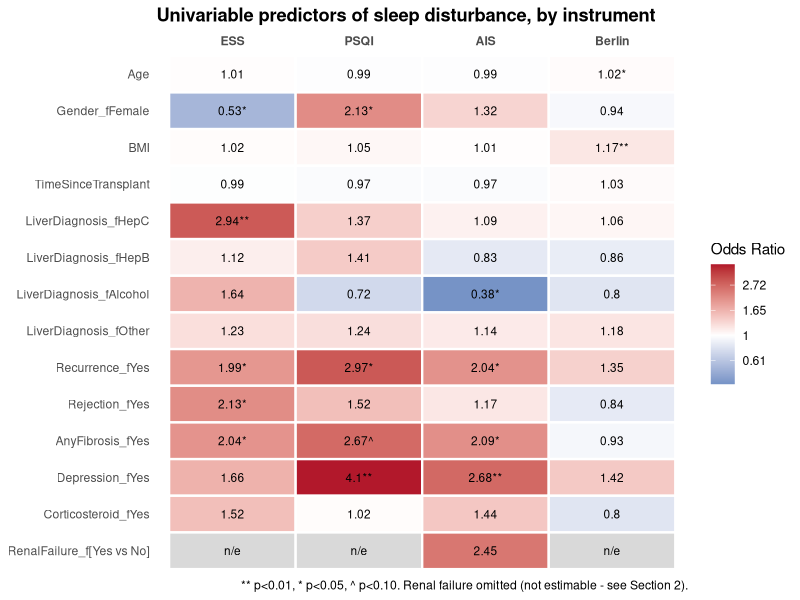

The R script that drew this image: (Note: this script raises an error after producing the figure.)
## BTC1859 - Team 1
# Predictors of Sleep Disturbance (logistic regression)

# Own:
#   univariable predictor analyses;
# logistic regression;
# adjusted models;
# odds ratios and 95% CI;
# model diagnostics;
# predictor table/forest plot;
# corresponding Methods + Results.
# Also investigate odd issues such as renal failure having only four cases.
# Presentation: Which patients are most likely to have sleep disturbance?
#   


# Installing packages
if (!require("ggplot2")) install.packages("ggplot2")
library(ggplot2)

if (!require("car")) install.packages("car")
rm(list=ls())
library(car)
# ---------------------------------------------------------------
# 0. LOAD DATA
# ---------------------------------------------------------------

df <- read.csv("project_data_cleaned.csv")

# Recode factors with meaningful labels (per data dictionary)
df$Gender_f          <- factor(df$Gender, levels=c(1,2), 
                               labels=c("Male","Female"))
df$LiverDiagnosis_f  <- factor(df$LiverDiagnosis, levels=c(1,2,3,4,5),
                               labels=c("HepC","HepB","PSC_PBC_AHA","Alcohol","Other"))
df$LiverDiagnosis_f  <- relevel(df$LiverDiagnosis_f, ref="PSC_PBC_AHA")  # largest group as reference

df$Recurrence_f      <- factor(df$Recurrence,     levels=c(0,1), 
                               labels=c("No","Yes"))
df$Rejection_f       <- factor(df$Rejection,      levels=c(0,1), 
                               labels=c("No","Yes"))
df$AnyFibrosis_f     <- factor(df$AnyFibrosis,    levels=c(0,1), 
                               labels=c("No","Yes"))
df$RenalFailure_f    <- factor(df$RenalFailure,   levels=c(0,1), 
                               labels=c("No","Yes"))
df$Depression_f      <- factor(df$Depression,     levels=c(0,1), 
                               labels=c("No","Yes"))
df$Corticosteroid_f  <- factor(df$Corticosteroid, levels=c(0,1), 
                               labels=c("No","Yes"))

# The four binary sleep disturbance outcomes (done during cleaning)
# ESS_binary   : ESS > 10   (excessive daytime sleepiness)
# PSQI_binary  : PSQI > 4   (poor sleep quality)
# AIS_binary   : AIS > 5    (insomnia)
# Berlin_binary: Berlin scale 

# ---------------------------------------------------------------
# 1. PREVALENCE OF SLEEP DISTURBANCE
# ---------------------------------------------------------------

prevalence <- function(x) {
  n_valid <- sum(!is.na(x))
  n_pos   <- sum(x, na.rm=TRUE)
  c(n_valid=n_valid, n_positive=n_pos, 
    prevalence_pct=round(100*n_pos/n_valid,1))
}

sapply(df[,c("ESS_binary","PSQI_binary","AIS_binary","Berlin_binary")], 
       prevalence)

# NOTE: PSQI has substantially more missing data (~32%) than the other three
# instruments (~2-6%). This should be flagged as a limitation - any PSQI-based
# model runs on a smaller and possibly non-random subsample.

# ---------------------------------------------------------------
# 2. THE RENAL FAILURE ISSUE (only 4/268 patients)
# ---------------------------------------------------------------

for (out in c("ESS_binary","PSQI_binary","AIS_binary","Berlin_binary")) {
  cat("\n---", out, "vs RenalFailure ---\n")
  tab <- table(df$RenalFailure_f, df[[out]])
  print(tab)
  print(fisher.test(tab))
}

# All four Fisher's exact tests are non-significant (p = 0.16-0.63).
# Including RenalFailure as a predictor in the logistic models causes
# (quasi-)complete separation for ESS, PSQI, and Berlin (all 4 renal-failure
# patients fall in a single outcome category for those three measures) -
# glm() will throw "fitted probabilities numerically 0 or 1 occurred" and
# produce a degenerate OR/CI. RenalFailure is therefore EXCLUDED from the
# multivariable models below and reported descriptively only. Suggested
# write-up language:
# "Renal failure showed no significant association with any sleep
# disturbance measure (Fisher's exact p = 0.16-0.63); however, with only
# 4 renal-failure patients in the sample, these estimates are too
# imprecise to draw firm conclusions."

# ---------------------------------------------------------------
# 3. UNIVARIABLE ANALYSES
# ---------------------------------------------------------------
# Screen each predictor individually against each outcome.
# Candidates: Age, Gender, BMI, TimeSinceTransplant, LiverDiagnosis,
# Recurrence, Rejection, AnyFibrosis, Depression, Corticosteroid
# (RenalFailure handled separately above via Fisher's exact test)

outcomes <- c("ESS_binary","PSQI_binary","AIS_binary","Berlin_binary")
predictors <- c("Age","Gender_f","BMI","TimeSinceTransplant","LiverDiagnosis_f",
                "Recurrence_f","Rejection_f","AnyFibrosis_f","Depression_f","Corticosteroid_f")

# Collect every predictor row (across all models) into one tidy data frame,
# used both for the printed table and the heatmap below
univariable_results <- data.frame()
for (out in outcomes) {
  for (pred in predictors) {
    f <- as.formula(paste(out, "~", pred))
    m <- glm(f, data=df, family=binomial)
    co <- summary(m)$coefficients
    ci <- confint(m)
    rows <- data.frame(
      outcome = out,
      term    = rownames(co)[-1],
      OR      = exp(co[-1, 1]),
      CI_low  = exp(ci[-1, 1]),
      CI_high = exp(ci[-1, 2]),
      p_value = co[-1, 4],
      row.names = NULL
    )
    cat("\n===", out, "~", pred, "===\n")
    print(round(cbind(OR=rows$OR, CI_low=rows$CI_low, CI_high=rows$CI_high, p=rows$p_value), 3))
    univariable_results <- rbind(univariable_results, rows)
  }
}

write.csv(univariable_results, "univariable_OR_CI_p_table.csv", row.names = FALSE)

# See project notes / report Table 1 for the compiled OR/CI/p summary table
# across all predictors and all four outcomes.

# ---------------------------------------------------------------
# 3b. HEATMAP OF UNIVARIABLE ORs (ggplot2)
# ---------------------------------------------------------------
# Compact alternative view of the same univariable_results table: predictors
# as rows, outcomes as columns, cell color = OR (log scale, diverging around
# OR=1), cell label = OR value with significance stars.

heat_data <- univariable_results
heat_data$sig_label <- with(heat_data,
                            paste0(round(OR, 2),
                                   ifelse(p_value < 0.01, "**",
                                          ifelse(p_value < 0.05, "*",
                                                 ifelse(p_value < 0.10, "^", "")))))

# Add RenalFailure back in for visual completeness. It was excluded from the
# univariable loop above because 3 of 4 outcomes hit complete separation
# (see Section 2); only AIS produced an estimable OR. The "not estimable"
# cells are shown as blank/grey tiles with an "n/e" label instead of a number.
renal_rows <- data.frame(
  outcome = c("ESS_binary","PSQI_binary","AIS_binary","Berlin_binary"),
  term    = "RenalFailure_f[Yes vs No]",
  OR      = c(NA, NA, 2.45, NA),
  CI_low  = NA, CI_high = NA,
  p_value = c(NA, NA, 0.440, NA),
  sig_label = c("n/e", "n/e", "2.45", "n/e")
)
heat_data <- rbind(heat_data, renal_rows)

heat_data$outcome <- factor(heat_data$outcome,
                            levels = c("ESS_binary","PSQI_binary","AIS_binary","Berlin_binary"),
                            labels = c("ESS","PSQI","AIS","Berlin"))
# keep predictors in a sensible reading order (reverse for top-to-bottom display)
heat_data$term <- factor(heat_data$term, levels = rev(unique(heat_data$term)))

ggplot(heat_data, aes(x = outcome, y = term, fill = log(OR))) +
  geom_tile(color = "white", linewidth = 0.8) +
  geom_text(aes(label = sig_label), size = 3) +
  scale_fill_gradient2(low = "#2166AC", mid = "white", high = "#B2182B", midpoint = 0,
                       na.value = "#D9D9D9",
                       name = "Odds Ratio", labels = function(x) round(exp(x), 2)) +
  scale_x_discrete(position = "top") +
  labs(x = NULL, y = NULL,
       title = "Univariable predictors of sleep disturbance, by instrument",
       caption = "** p<0.01, * p<0.05, ^ p<0.10. Renal failure omitted (not estimable - see Section 2).") +
  theme_minimal(base_size = 11) +
  theme(panel.grid = element_blank(),
        axis.text.x = element_text(face = "bold"),
        plot.title = element_text(face = "bold"))

ggsave("univariable_heatmap.png", width = 8, height = 9.5, dpi = 300)

# ---------------------------------------------------------------
# 4. MULTIVARIABLE MODELS
# ---------------------------------------------------------------
# Predictor sets were chosen by: (a) univariable screening at p<0.20, then
# (b) trimming to respect the rule-of-thumb sample size restriction
# (p < m/15, where m = size of the smaller outcome class.
# RenalFailure excluded from all four models (see Section 2).

## --- Model 1: ESS ---
# m/15 budget ~4 predictors (m=67, smaller class among n=251)
# LiverDiagnosis collapsed to Hep C vs Other (1 df instead of 4) to fit budget,
# since only the Hep C level was significant univariably.
df$LiverDx_HepC <- factor(ifelse(df$LiverDiagnosis==1,"HepC","Other"))

ess_model <- glm(ESS_binary ~ Gender_f + LiverDx_HepC + 
                   Recurrence_f + Rejection_f,
                 data=df, family=binomial)
summary(ess_model)
round(cbind(OR=exp(coef(ess_model)), exp(confint(ess_model))), 3)
vif(ess_model)

# Compare against the larger "fully screened" model (all p<0.20 predictors,
# before budget trimming) to justify the simpler model:
ess_full <- glm(ESS_binary ~ Gender_f + LiverDiagnosis_f + Recurrence_f + Rejection_f +
                  AnyFibrosis_f + Depression_f + Corticosteroid_f,
                data=df, family=binomial)
anova(ess_model, ess_full, test="Chisq")   # non-significant -> simpler model preferred

## --- Model 2: PSQI ---
# m/15 budget ~4 predictors (m=66, smaller class among n=183)
psqi_model <- glm(PSQI_binary ~ Gender_f + Recurrence_f + AnyFibrosis_f + Depression_f,
                  data=df, family=binomial)
summary(psqi_model)
round(cbind(OR=exp(coef(psqi_model)), exp(confint(psqi_model))), 3)
vif(psqi_model)

psqi_full <- glm(PSQI_binary ~ Gender_f + Recurrence_f + AnyFibrosis_f + Depression_f + BMI,
                 data=df, family=binomial)
anova(psqi_model, psqi_full, test="Chisq")  # BMI does not improve fit significantly

## --- Model 3: AIS ---
# m/15 budget ~7-8 predictors (m=117, smaller class among n=262)
ais_model <- glm(AIS_binary ~ LiverDiagnosis_f + Recurrence_f + AnyFibrosis_f + Depression_f,
                 data=df, family=binomial)
summary(ais_model)
round(cbind(OR=exp(coef(ais_model)), exp(confint(ais_model))), 3)
vif(ais_model)

ais_full <- glm(AIS_binary ~ LiverDiagnosis_f + Recurrence_f + AnyFibrosis_f + Depression_f +
                  Corticosteroid_f, data=df, family=binomial)
anova(ais_model, ais_full, test="Chisq")   # Corticosteroid does not improve fit significantly

## --- Model 4: Berlin ---
# m/15 budget ~6-7 predictors (m=102, smaller class among n=262); well under budget
berlin_model <- glm(Berlin_binary ~ Age + BMI + TimeSinceTransplant,
                    data=df, family=binomial)
summary(berlin_model)
round(cbind(OR=exp(coef(berlin_model)), exp(confint(berlin_model))), 3)
vif(berlin_model)

# ---------------------------------------------------------------
# 5. SENSITIVITY ANALYSIS: CONTINUOUS SLEEP SCORES (linear regression)
# ---------------------------------------------------------------
# Uses the raw ESS/PSQI/AIS scores (not dichotomized) with the same predictor
# sets as the corresponding logistic model, to check whether dichotomization
# at the clinical cutoff is discarding useful information. Berlin has no
# continuous version (binary at source), so it is omitted here.

ess_lin  <- lm(ESS  ~ Gender_f + LiverDx_HepC + Recurrence_f + Rejection_f, data=df)
psqi_lin <- lm(PSQI ~ Gender_f + Recurrence_f + AnyFibrosis_f + Depression_f, data=df)
ais_lin  <- lm(AIS  ~ LiverDiagnosis_f + Recurrence_f + AnyFibrosis_f + Depression_f, data=df)

summary(ess_lin);  shapiro.test(resid(ess_lin))
summary(psqi_lin); shapiro.test(resid(psqi_lin))
summary(ais_lin);  shapiro.test(resid(ais_lin))

# Residuals show mild non-normality (Shapiro-Wilk p<0.001 for all three) -
# common for right-skewed psychometric scores. With n=180-260, OLS estimates
# remain reasonably robust; note this as a limitation rather than a fatal flaw.
# NOTE: using the continuous ESS score, "Rejection" is significant (p=0.006)
# even though it was only borderline (p=0.068) in the binary ESS model -
# a concrete example of information lost by dichotomizing at the cutoff.

# ---------------------------------------------------------------
# 6. FOREST PLOT OF ADJUSTED ODDS RATIOS (ggplot2, faceted)
# ---------------------------------------------------------------

# Tidy a glm model's output (OR, 95% CI, p) into a plotting data frame,
# excluding the intercept row
tidy_glm <- function(model, outcome_label) {
  co <- summary(model)$coefficients
  ci <- confint(model)
  data.frame(
    outcome  = outcome_label,
    term     = rownames(co)[-1],
    OR       = exp(co[-1, 1]),
    conf.low = exp(ci[-1, 1]),
    conf.high= exp(ci[-1, 2]),
    p.value  = co[-1, 4],
    row.names = NULL
  )
}

forest_data <- rbind(
  tidy_glm(ess_model,    "ESS (n=251)"),
  tidy_glm(psqi_model,   "PSQI (n=183)"),
  tidy_glm(ais_model,    "AIS (n=262)"),
  tidy_glm(berlin_model, "Berlin (n=237)")
)

forest_data$sig  <- factor(ifelse(forest_data$p.value < 0.05, "p < 0.05", "n.s."),
                           levels = c("p < 0.05","n.s."))
# preserve model-fit order (reversed so first predictor plots at the top)
forest_data$term <- factor(forest_data$term, 
                           levels = rev(unique(forest_data$term)))
forest_data$outcome <- factor(forest_data$outcome,
                              levels = c("ESS (n=251)","PSQI (n=183)",
                                         "AIS (n=262)","Berlin (n=237)"))

# creating the forest plot
forest_plot <- ggplot(forest_data, aes(x = OR, y = term, color = sig)) +
  geom_vline(xintercept = 1, linetype = "dashed", color = "grey40") +
  geom_errorbarh(aes(xmin = conf.low, xmax = conf.high), height = 0.15) +
  geom_point(size = 2.5) +
  scale_x_log10(breaks = c(0.2, 0.5, 1, 2, 5, 10)) +
  scale_color_manual(values = c("p < 0.05" = "black", "n.s." = "grey60")) +
  facet_wrap(~ outcome, scales = "free_y", ncol = 2) +
  labs(x = "Adjusted Odds Ratio (95% CI, log scale)", y = NULL, color = NULL,
       title = "Adjusted odds ratios for predictors of sleep disturbance, by instrument") +
  theme_bw(base_size = 11) +
  theme(legend.position = "bottom",
        strip.text = element_text(face = "bold"),
        plot.title = element_text(face = "bold"))

forest_plot
#ggsave("forest_plot_sleep_disturbance.png", 
     #  plot = forest_plot, width = 11, height = 8, dpi = 300)

df <- read.csv("project_data_cleaned.csv", na.strings = c("NA", ""))

## ---- 1. Recode / label variables we need -----------------------------------


                       
df <- df %>%
  mutate(
    # sleep instruments (continuous)
    ESS  = ESS,
    PSQI = PSQI,
    AIS  = AIS,
    BSS  = Berlin,          # already binary (0/1)
    
    # QoL outcomes
    PCS = PCS,
    MCS = MCS,
    
    # binary sleep-disturbance flags using the clinically accepted cut-offs
    # given in the assignment (NOT the pre-existing "Poor.sleep.quality" /
    # "Insomnia" columns, so that the thresholds are explicit and reproducible)
    ESS_dist  = factor(ifelse(ESS  > 10, "Disturbed", "No disturbance"),
                       levels = c("No disturbance", "Disturbed")),
    PSQI_dist = factor(ifelse(PSQI > 4,  "Disturbed", "No disturbance"),
                       levels = c("No disturbance", "Disturbed")),
    AIS_dist  = factor(ifelse(AIS  > 5,  "Disturbed", "No disturbance"),
                       levels = c("No disturbance", "Disturbed")),
    BSS_dist  = factor(ifelse(BSS  == 1, "Disturbed", "No disturbance"),
                       levels = c("No disturbance", "Disturbed")),
    
    # covariates for the adjusted models, as factors where appropriate
    Gender                      = factor(Gender, levels = c(1, 2),
                                         labels = c("Male", "Female")),
    Liver.Diagnosis             = factor(LiverDiagnosis),
    Recurrence.of.disease       = factor(Recurrence, levels = c(0, 1),
                                         labels = c("No", "Yes")),
    Rejection.graft.dysfunction = factor(Rejection, levels = c(0, 1),
                                         labels = c("No", "Yes")),
    Any.fibrosis                = factor(AnyFibrosis, levels = c(0, 1),
                                         labels = c("No", "Yes")),
    Renal.Failure                = factor(RenalFailure, levels = c(0, 1),
                                          labels = c("No", "Yes")),
    Depression                   = factor(Depression, levels = c(0, 1),
                                          labels = c("No", "Yes")),
    Corticoid                    = factor(Corticosteroid, levels = c(0, 1),
                                          labels = c("No", "Yes")),
    Age                          = Age,
    BMI                          = BMI,
    Time.from.transplant         = TimeSinceTransplant
  )

## =============================================================================
## 9. SIMPLE RELATIONSHIPS: scatterplots + correlation (ESS, PSQI, AIS)
## =============================================================================
## Berlin is binary, so a scatterplot/correlation does not apply to it here;
## it is handled instead in the group-comparison step (section 10).

## ---- 9a. Scatterplots -------------------------------------------------------

plot_scatter <- function(data, xvar, xlab) {
  p_pcs <- ggplot(data, aes(x = .data[[xvar]], y = PCS)) +
    geom_point(alpha = 0.6, na.rm = TRUE) +
    geom_smooth(method = "lm", se = TRUE, colour = "black", na.rm = TRUE) +
    labs(x = xlab, y = "SF-36 Physical Component Score (PCS)",
         title = paste(xlab, "vs. Physical QoL")) +
    theme_bw()
  
  p_mcs <- ggplot(data, aes(x = .data[[xvar]], y = MCS)) +
    geom_point(alpha = 0.6, na.rm = TRUE) +
    geom_smooth(method = "lm", se = TRUE, colour = "black", na.rm = TRUE) +
    labs(x = xlab, y = "SF-36 Mental Component Score (MCS)",
         title = paste(xlab, "vs. Mental QoL")) +
    theme_bw()
  
  list(pcs = p_pcs, mcs = p_mcs)
}

ess_plots  <- plot_scatter(df, "ESS",  "Epworth Sleepiness Scale (ESS)")
psqi_plots <- plot_scatter(df, "PSQI", "Pittsburgh Sleep Quality Index (PSQI)")
ais_plots  <- plot_scatter(df, "AIS",  "Athens Insomnia Scale (AIS)")

# Save all six scatterplots to file (2 outcomes x 3 instruments)
ggsave("scatter_ESS_PCS.png",  ess_plots$pcs,  width = 5, height = 4)
ggsave("scatter_ESS_MCS.png",  ess_plots$mcs,  width = 5, height = 4)
ggsave("scatter_PSQI_PCS.png", psqi_plots$pcs, width = 5, height = 4)
ggsave("scatter_PSQI_MCS.png", psqi_plots$mcs, width = 5, height = 4)
ggsave("scatter_AIS_PCS.png",  ais_plots$pcs,  width = 5, height = 4)
ggsave("scatter_AIS_MCS.png",  ais_plots$mcs,  width = 5, height = 4)

# Optional: combined 3x2 grid if gridExtra/patchwork is available
if (requireNamespace("patchwork", quietly = TRUE)) {
  library(patchwork)
  combined <- (ess_plots$pcs | ess_plots$mcs) /
    (psqi_plots$pcs | psqi_plots$mcs) /
    (ais_plots$pcs | ais_plots$mcs)
  ggsave("scatter_all_sleep_vs_qol.png", combined, width = 10, height = 12)
}

## ---- 9b. Correlations --------------------------------------------------------
## Decision rule: use Pearson by default; switch to Spearman if a scatterplot
## shows a clearly non-linear (but still monotonic) pattern, or if a variable
## is markedly skewed / has influential outliers (PSQI and AIS scores from
## symptom-questionnaires are typically right-skewed with a floor effect at 0,
## which is a common reason to prefer Spearman for these instruments).

check_skew <- function(x) {
  x <- x[!is.na(x)]
  c(n = length(x),
    mean = mean(x), sd = sd(x),
    median = median(x),
    skewness = mean((x - mean(x))^3) / sd(x)^3)
}

skew_tbl <- rbind(
  ESS  = check_skew(df$ESS),
  PSQI = check_skew(df$PSQI),
  AIS  = check_skew(df$AIS)
)
print(round(skew_tbl, 2))

cor_test_both <- function(x, y, xname, yname) {
  ok <- complete.cases(x, y)
  pear <- cor.test(x[ok], y[ok], method = "pearson")
  spear <- cor.test(x[ok], y[ok], method = "spearman", exact = FALSE)
  data.frame(
    sleep_measure = xname, qol_measure = yname, n = sum(ok),
    pearson_r  = round(unname(pear$estimate), 3),
    pearson_p  = signif(pear$p.value, 3),
    spearman_rho = round(unname(spear$estimate), 3),
    spearman_p   = signif(spear$p.value, 3)
  )
}

cor_results <- bind_rows(
  cor_test_both(df$ESS,  df$PCS, "ESS",  "PCS"),
  cor_test_both(df$ESS,  df$MCS, "ESS",  "MCS"),
  cor_test_both(df$PSQI, df$PCS, "PSQI", "PCS"),
  cor_test_both(df$PSQI, df$MCS, "PSQI", "MCS"),
  cor_test_both(df$AIS,  df$PCS, "AIS",  "PCS"),
  cor_test_both(df$AIS,  df$MCS, "AIS",  "MCS")
)

print(cor_results)
# In the report: report Pearson's r when skewness is modest and the
# scatterplot/loess trend looks linear; report Spearman's rho (and explain why)
# for any instrument-outcome pair where skewness is high (e.g., |skew| > 1)
# or the scatterplot suggests a monotonic-but-curved relationship.

write.csv(cor_results, "correlation_results_sleep_vs_qol.csv", row.names = FALSE)

## =============================================================================
## 10. QoL COMPARISON BETWEEN DISTURBED vs. NON-DISTURBED GROUPS
## =============================================================================
## For each instrument (ESS, PSQI, AIS, Berlin): compare mean PCS and mean MCS
## between the "disturbed" and "not disturbed" groups.
## Primary test: Welch two-sample t-test (does NOT assume equal variances -
## more defensible by default than Student's t-test).
## Secondary/robustness check: Wilcoxon rank-sum test, reported if normality
## or equal-variance assumptions look seriously violated (e.g. via
## Shapiro-Wilk test and visual inspection of boxplots/QQ-plots).

compare_groups <- function(data, group_var, outcome_var, sleep_label) {
  d <- data %>% select(grp = all_of(group_var), y = all_of(outcome_var)) %>%
    filter(!is.na(grp), !is.na(y))
  
  # Welch t-test (unequal variances assumed by default)
  tt <- t.test(y ~ grp, data = d)  # Welch by default in R (var.equal = FALSE)
  
  # Wilcoxon rank-sum test as a non-parametric alternative
  wt <- wilcox.test(y ~ grp, data = d)
  
  # Shapiro-Wilk normality check within each group (flag violations)
  shapiro_p <- d %>% group_by(grp) %>%
    summarise(p = tryCatch(shapiro.test(y)$p.value, error = function(e) NA_real_)) %>%
    pull(p)
  
  means <- d %>% group_by(grp) %>%
    summarise(mean = mean(y), sd = sd(y), n = n(), .groups = "drop")
  
  data.frame(
    sleep_measure = sleep_label,
    outcome = outcome_var,
    n_no_disturbance = means$n[means$grp == "No disturbance"],
    mean_no_disturbance = round(means$mean[means$grp == "No disturbance"], 1),
    sd_no_disturbance   = round(means$sd[means$grp == "No disturbance"], 1),
    n_disturbance = means$n[means$grp == "Disturbed"],
    mean_disturbance = round(means$mean[means$grp == "Disturbed"], 1),
    sd_disturbance   = round(means$sd[means$grp == "Disturbed"], 1),
    welch_t_p  = signif(tt$p.value, 3),
    wilcoxon_p = signif(wt$p.value, 3),
    shapiro_p_min = signif(min(shapiro_p, na.rm = TRUE), 3)
  )
}

instruments <- list(
  ESS  = "ESS_dist",
  PSQI = "PSQI_dist",
  AIS  = "AIS_dist",
  Berlin = "BSS_dist"
)

pcs_table <- bind_rows(lapply(names(instruments), function(nm)
  compare_groups(df, instruments[[nm]], "PCS", nm)))

mcs_table <- bind_rows(lapply(names(instruments), function(nm)
  compare_groups(df, instruments[[nm]], "MCS", nm)))

cat("\n--- Physical QoL (PCS) by disturbance group ---\n")
print(pcs_table)
cat("\n--- Mental QoL (MCS) by disturbance group ---\n")
print(mcs_table)

write.csv(pcs_table, "group_comparison_PCS.csv", row.names = FALSE)
write.csv(mcs_table, "group_comparison_MCS.csv", row.names = FALSE)

## Boxplots to accompany the tables
make_boxplot <- function(data, group_var, outcome_var, ylab, title) {
  d <- data %>% filter(!is.na(.data[[group_var]]), !is.na(.data[[outcome_var]]))
  ggplot(d, aes(x = .data[[group_var]], y = .data[[outcome_var]])) +
    geom_boxplot(fill = "grey85", outlier.shape = NA) +
    geom_jitter(width = 0.15, alpha = 0.4) +
    labs(x = NULL, y = ylab, title = title) +
    theme_bw()
}

for (nm in names(instruments)) {
  gv <- instruments[[nm]]
  ggsave(paste0("box_", nm, "_PCS.png"),
         make_boxplot(df, gv, "PCS", "SF-36 PCS", paste(nm, "- Physical QoL")),
         width = 4.5, height = 4)
  ggsave(paste0("box_", nm, "_MCS.png"),
         make_boxplot(df, gv, "MCS", "SF-36 MCS", paste(nm, "- Mental QoL")),
         width = 4.5, height = 4)
}

## =============================================================================
## 11. ADJUSTED LINEAR REGRESSION (one sleep instrument at a time)
## =============================================================================
## Rationale for NOT combining ESS + PSQI + AIS + BSS in a single model:
##  - They are correlated measures of overlapping/related constructs
##    (multicollinearity would inflate SEs and make coefficients unstable
##    and hard to interpret - check with VIF below on a combined model to
##    illustrate this).
##  - PSQI has ~32% missingness in this dataset; forcing it into every
##    model would needlessly drop ~1/3 of subjects from all analyses.
##  - Interpretation is much cleaner one instrument at a time: "a one-point
##    increase in PSQI is associated with an X-point change in PCS/MCS,
##    holding covariates constant."
##
## Adjustment set (per the assignment's demographic/clinical variable list):
##   Age, Gender, BMI, Time.from.transplant, Liver.Diagnosis,
##   Recurrence.of.disease, Rejection.graft.dysfunction, Any.fibrosis,
##   Renal.Failure, Depression, Corticoid

covariates <- c("Age", "Gender", "BMI", "Time.from.transplant",
                "Liver.Diagnosis", "Recurrence.of.disease",
                "Rejection.graft.dysfunction", "Any.fibrosis",
                "Renal.Failure", "Depression", "Corticoid")

fit_adjusted <- function(data, sleep_var, outcome_var, covars) {
  form <- as.formula(
    paste(outcome_var, "~", sleep_var, "+", paste(covars, collapse = " + "))
  )
  model_data <- data %>% select(all_of(outcome_var), all_of(sleep_var), all_of(covars)) %>%
    na.omit()
  fit <- lm(form, data = model_data)
  list(fit = fit, n = nrow(model_data), formula = form)
}

sleep_vars <- c("ESS", "PSQI", "AIS", "BSS")
outcomes   <- c("PCS", "MCS")

adjusted_models <- list()
for (s in sleep_vars) {
  for (o in outcomes) {
    key <- paste(s, o, sep = "_")
    adjusted_models[[key]] <- fit_adjusted(df, s, o, covariates)
  }
}

## ---- 11a. Print tidy summaries for each model -------------------------------

for (key in names(adjusted_models)) {
  m <- adjusted_models[[key]]
  cat("\n=====================================================\n")
  cat("Model:", key, " (n =", m$n, ")\n")
  cat("Formula:", deparse(m$formula), "\n")
  print(kable(tidy(m$fit, conf.int = TRUE) %>%
                mutate(across(where(is.numeric), ~round(., 3)))))
  cat("Adjusted R-squared:", round(summary(m$fit)$adj.r.squared, 3), "\n")
}

## ---- 11b. Diagnostics for each fitted model ---------------------------------
## Check: linearity/homoscedasticity (residuals vs fitted), normality of
## residuals (QQ-plot), and multicollinearity (VIF) for every model.

for (key in names(adjusted_models)) {
  m <- adjusted_models[[key]]$fit
  png(paste0("diagnostics_", key, ".png"), width = 800, height = 800)
  par(mfrow = c(2, 2))
  plot(m)
  dev.off()
  
  cat("\nVIFs for", key, ":\n")
  print(round(vif(m), 2))
}

## ---- 11c. Illustration: why NOT to combine all 4 instruments ---------------
## Fit one combined ("kitchen sink") model on PCS with complete cases across
## all four instruments simultaneously, purely to demonstrate collinearity /
## sample-size loss - NOT recommended as a primary model.

combined_data <- df %>%
  select(PCS, ESS, PSQI, AIS, BSS, all_of(covariates)) %>%
  na.omit()

cat("\nSample size available for the 'kitchen sink' combined model: n =",
    nrow(combined_data), "vs. n =", adjusted_models[["PSQI_PCS"]]$n,
    "for the PSQI-only adjusted model.\n")

combined_fit <- lm(PCS ~ ESS + PSQI + AIS + BSS +
                     Age + Gender + BMI + Time.from.transplant +
                     Liver.Diagnosis + Recurrence.of.disease +
                     Rejection.graft.dysfunction + Any.fibrosis +
                     Renal.Failure + Depression + Corticoid,
                   data = combined_data)

cat("\nVIFs in the combined ('kitchen sink') model (illustrative only):\n")
print(round(vif(combined_fit), 2))

## ---- 11d. Extract a clean summary table of the sleep-instrument coefficient
##      (i.e., the adjusted effect of each sleep measure on each outcome) -----

extract_sleep_coef <- function(key) {
  m <- adjusted_models[[key]]$fit
  s <- adjusted_models[[key]]
  sleep_var <- str_split(key, "_")[[1]][1]
  outcome   <- str_split(key, "_")[[1]][2]
  td <- tidy(m, conf.int = TRUE) %>% filter(term == sleep_var)
  data.frame(
    sleep_measure = sleep_var,
    outcome = outcome,
    n = s$n,
    beta = round(td$estimate, 3),
    ci_low = round(td$conf.low, 3),
    ci_high = round(td$conf.high, 3),
    p_value = signif(td$p.value, 3)
  )
}

sleep_effect_summary <- bind_rows(lapply(names(adjusted_models), extract_sleep_coef))
cat("\n--- Adjusted effect of each sleep instrument on QoL outcomes ---\n")
print(sleep_effect_summary)
write.csv(sleep_effect_summary, "adjusted_sleep_effects_summary.csv", row.names = FALSE)

## =============================================================================
## 11e. Full covariate tables for all 8 adjusted models (appendix table)
## =============================================================================

extract_full_model <- function(key) {
  m <- adjusted_models[[key]]$fit
  n <- adjusted_models[[key]]$n
  parts <- str_split(key, "_")[[1]]
  sleep_var <- parts[1]
  outcome   <- parts[2]
  
  tidy(m, conf.int = TRUE) %>%
    mutate(
      sleep_measure = sleep_var,
      outcome = outcome,
      n = n,
      estimate  = round(estimate, 3),
      conf.low  = round(conf.low, 3),
      conf.high = round(conf.high, 3),
      p.value   = signif(p.value, 3)
    ) %>%
    select(sleep_measure, outcome, n, term, estimate,
           conf.low, conf.high, p.value)
}

full_model_results <- bind_rows(lapply(names(adjusted_models), extract_full_model))

# Optional: flag which terms are significant at the 0.05 level, for quick scanning
full_model_results <- full_model_results %>%
  mutate(significant = ifelse(p.value < 0.05, "*", ""))

print(full_model_results)

write.csv(full_model_results, "full_model_coefficients.csv", row.names = FALSE)

## =============================================================================
## End of Analysis 4 script.
## Suggested report text for each significant sleep-instrument coefficient:
##   "A one-point increase in <instrument> was associated with an estimated
##    <beta>-point <increase/decrease> in <PCS/MCS> (95% CI: <low>, <high>,
##    p = <p>), after adjustment for age, gender, BMI, time since transplant,
##    liver diagnosis, recurrence of disease, rejection/graft dysfunction,
##    fibrosis, renal failure, depression, and corticosteroid use."
## =============================================================================
